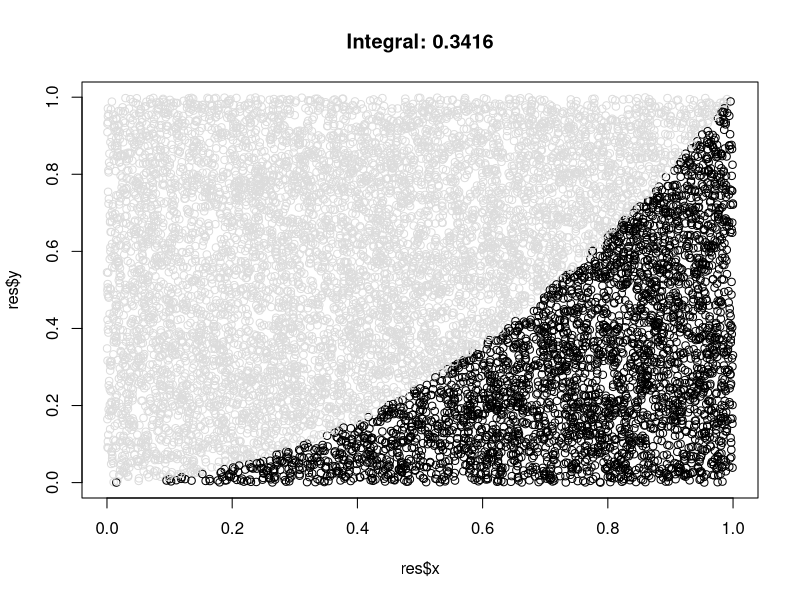

This chart was generated by the following R code:

# Semana 3 - Simulacion de montecarlo

montecarlo <- function(f, n=10000,xlim=c(0,1), ylim=c(0,1)) {
  # Integra la funcion f en el intervalo xlim usando el metodo de 
  # montecarlo, calculando la proporcion de puntos generados debajo
  # de la curva.
  #
  # f: Funcion a integrar
  # n: Numero de pares uniformes a generar
  # xlim: Intervalo donde integrar la funcion
  # ylim: Rango de funciones a integrar, para ser optimo deberia ser
  #       (min(f), max(f)) en el intervalo de integracion.
  # Devuelve un vector con:
  #    - La integral aproximada como la razon de puntos debajo de la curva
  #    - Puntos x generados
  #    - Puntos y generados
  #    - Array con indices de los puntos aceptados
  
  x = runif(n, xlim[1], xlim[2])
  y = runif(n, ylim[1], ylim[2])

  # Calculamos los puntos donde 
  values <- sapply(x,f)
  z <- ((values >= y))
  
  return (list(integral=length(z[z == TRUE])/n,x=x,y=y,aceptados=z))
  
}

# Integramos la funcion x**2
n <- 10000

f <- function(x) x**2 # Integral de x^2
res <- montecarlo(f,n)

#f <- function(x) sin(x) # Integral de sin(x)
#res <- montecarlo(f,n,xlim=c(0,pi))

# Pintamos los puntos aceptados en verde, los rechazados en azul
colores <- rep("gainsboro", n)
colores[res$aceptados == T] = "black"

plot(res$x,res$y,col=colores, main=paste("Integral:", res$integral))

# Segundo metodo de integracion

integra <- function(g, n=1000, xlim=c(0,1), rf=runif, df=dunif) {
  # Calcula la integral de g como E[g(X)/f(X)]
  # teniendo X la funcion de densidad f
  # Args:
  #      g:  Funcion a integrar
  #      n:  Numero de muestras aleatorias a generar
  #      xlim: Intervalo de integracion
  #      rf: Funcion para generar muestras de X
  #      pf: Funcion de densidad de X
  
  muestras <- rf(n)
  h <- function(x) g(x)/df(x)
  
  values <- sapply(muestras, h)
  
  return (mean(values))
}

# Integramos por el segundo metodo x**2
n <- 100000
f <- function(x) x**2 # Integral de x**2
res <- integra(f,n)

print(res)




